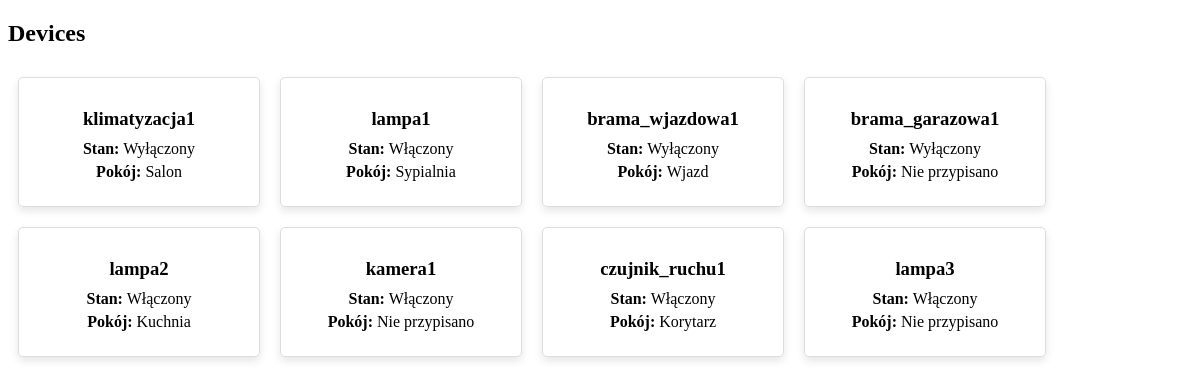
The page / on the database its author committed.
### tables this page shows
CREATE TABLE `Device` (
  `DeviceID` int NOT NULL AUTO_INCREMENT,
  `DeviceTypeID` int DEFAULT NULL,
  `DeviceName` varchar(100) NOT NULL,
  `Location` varchar(100) DEFAULT NULL,
  PRIMARY KEY (`DeviceID`),
  KEY `DeviceTypeID` (`DeviceTypeID`),
  CONSTRAINT `Device_ibfk_1` FOREIGN KEY (`DeviceTypeID`) REFERENCES `DeviceType` (`DeviceTypeID`) ON DELETE SET NULL
);

### Services/DeviceService.php (called while the page is built, shortened)
<?php
require_once './Entity/Device.php';
require_once './Services/DeviceTypeService.php';
require_once './Lib/Database.php';
class DeviceService {
    private DatabaseConnection $db;
    private DeviceTypeService $deviceTypeService;
    public function __construct(DatabaseConnection $db) {
        $this->db = $db;
        $this->deviceTypeService = new DeviceTypeService($db);
    }
    public function getDevices(): array {
        $sql = "SELECT d.DeviceID, d.DeviceName, d.DeviceTypeID, d.Location
                FROM Device d";
        $result = $this->db->query($sql);
        $devices = [];
        foreach ($result as $row) {
            $deviceType = $this->deviceTypeService->getDeviceTypeById($row['DeviceTypeID']);
            $status = $this->getDeviceStatus($row['DeviceID']);
            $device = new Device(
                $row['DeviceID'],
                $row['DeviceName'],
                $deviceType,
                $row['Location'],
                $status
            );
            $devices[] = $device;
        }
        return $devices;
    }
    private function getDeviceStatus(int $deviceId): bool {
        $query = "SELECT Value FROM DeviceParameter WHERE DeviceID = :deviceId AND ParameterID = 1";
        $params = [':deviceId' => $deviceId];
        try {
            $result = $this->db->query($query, $params);
            if (count($result) > 0) {
                return $result[0]['Value'] === '1';
            }
            return false;
        } catch (\Exception $e) {
            echo $e->getMessage();
            return false;
        }
    }
}

### Lib/Database.php (called while the page is built, shortened)
<?php
class DatabaseConnection {
    private ?PDO $pdo;
    private string $dsn = 'mysql:host=db;port=3306;dbname=smarthaven';
    private string $username = 'smarthaven';
    private string $password = 'smarthaven';
    private function openConnection() {
        $this->pdo = new PDO($this->dsn, $this->username, $this->password);
    }
    private function closeConnection(): void {
        $this->pdo = null;
    }
    public function query(string $query, array $params = []): array {
        $statement = $this->pdo->prepare($query);
        $statement->execute($params);
        $result = $statement->fetchAll(PDO::FETCH_ASSOC);
        return $result;
    }
}
?>

### Services/DeviceTypeService.php (called while the page is built, shortened)
<?php
require_once './Lib/Database.php';
class DeviceTypeService {
    private DatabaseConnection $db;
    public function __construct(DatabaseConnection $db) {
        $this->db = $db;
    }
    public function getDeviceTypeById(int $id): ?DeviceType {
        $query = 'SELECT DeviceTypeID, TypeName, Description FROM DeviceType WHERE DeviceTypeID = :id';
        $params = [':id' => $id];
        try {
            $deviceTypeData = $this->db->query($query, $params)[0];
            return new DeviceType(
                $deviceTypeData['DeviceTypeID'],
                $deviceTypeData['TypeName'],
                $deviceTypeData['Description']
            );
        } catch (\Exception $e) {
            echo $e->getMessage();
            return null;
        }
    }
}

### Entity/Device.php (called while the page is built, shortened)
<?php
class Device {
    private string $name;
    private ?string $room;
    private bool $state;
    public function __construct(int $id, string $name, DeviceType $type, ?string $room, bool $state) {
        $this->name = $name;
        $this->room = $room;
        $this->state = $state;
    }
    public function getName(): string {
        return $this->name;
    }
    public function getRoom(): ?string {
        return $this->room;
    }
    public function getState(): bool {
        return $this->state;
    }
}

### index.php (the view, shortened to what this page needs)
<?php
require_once './Lib/Database.php';
require_once './Services/DeviceService.php';
require_once './Services/DeviceTypeService.php';
$db = new DatabaseConnection();
$devicesService = new DeviceService($db);
$devices = $devicesService->getDevices();
echo '<!DOCTYPE html>
<html lang="pl">
<head>
    <meta charset="UTF-8">
    <meta name="viewport" content="width=device-width, initial-scale=1.0">
    <title>Smart Home Devices</title>
    <style>
        .device-card {
            border: 1px solid #ddd;
            border-radius: 5px;
            padding: 20px;
            margin: 10px;
            display: inline-block;
            width: 200px;
            text-align: center;
            box-shadow: 0 4px 8px rgba(0,0,0,0.1);
        }
        .device-card h3 {
            margin: 10px 0;
        }
        .device-card p {
            margin: 5px 0;
        }
    </style>
</head>
<body>
    <h2>Devices</h2>';
foreach ($devices as $device) {
    echo '<div class="device-card">';
    echo '<h3>' . htmlspecialchars($device->getName()) . '</h3>';
    echo '<p><strong>Stan:</strong> ' . ($device->getState() ? 'Włączony' : 'Wyłączony') . '</p>';
    echo '<p><strong>Pokój:</strong> ' . ($device->getRoom() ? htmlspecialchars($device->getRoom()) : 'Nie przypisano') . '</p>';
    echo '</div>';
}
echo '</body>
</html>';
?>

### index.php (style rules this page uses)
.device-card { border: 1px solid #ddd; border-radius: 5px; padding: 20px; margin: 10px; display: inline-block; width: 200px; text-align: center; box-shadow: 0 4px 8px rgba(0,0,0,0.1); }
.device-card h3 { margin: 10px 0; }
.device-card p { margin: 5px 0; }

### rows shown on the page
device: DeviceName "klimatyzacja1", shows "Wyłączony", Location "Salon"
device: DeviceName "lampa1", shows "Włączony", Location "Sypialnia"
device: DeviceName "brama_wjazdowa1", shows "Wyłączony", Location "Wjazd"
device: DeviceName "brama_garazowa1", shows "Wyłączony", shows "Nie przypisano"
device: DeviceName "lampa2", shows "Włączony", Location "Kuchnia"
device: DeviceName "kamera1", shows "Włączony", shows "Nie przypisano"
device: DeviceName "czujnik_ruchu1", shows "Włączony", Location "Korytarz"
device: DeviceName "lampa3", shows "Włączony", shows "Nie przypisano"
